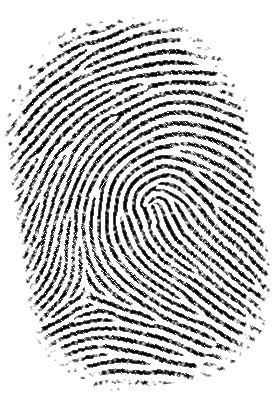
#> input picture Huellas_intruso/1.1.jpg, 275 x 400 px
$ python -i normalizacion.py   (imports and definitions only)   (older library calls are emulated)
#> lines starting #> are read from the running program, lines starting #| are printed output that depends on the picture
"""Normalizacion de huellas reutilizable para el proyecto IA_final.

Este archivo es la UNICA fuente de las funciones de preprocesamiento.
El procesamiento por lotes y el futuro reconocedor deben importarlas desde aqui.

Pipeline por defecto (identico al usado antes en normalizar_autorizadas.py):
    1) convertir a escala de grises uint8
    2) corregir polaridad cuando las esquinas son oscuras
    3) filtro de mediana 3x3 + CLAHE si perfil='suave'
    4) encajar la imagen sin deformar en lienzo blanco de 275x400

No se recorta ROI ni se modifica la orientacion intencionalmente.
No identifica personas ni contiene el modelo K-means.

Uso desde otro archivo:
    from normalizacion import normalizar_huella
    imagen = normalizar_huella('imagen.png')
    imagen_float = normalizar_huella('imagen.png', valores_01=True)

Dependencias: py -m pip install opencv-python numpy
"""

from __future__ import annotations

from pathlib import Path
from typing import Any

import cv2
import numpy as np

# CONFIGURACION COMPARTIDA: cambiar aqui si se decide otra configuracion.
PERFIL_PREDETERMINADO = "suave"  # "basico" o "suave"
ANCHO_PREDETERMINADO = 275
ALTO_PREDETERMINADO = 400


# [53 lines left out: functions convertir_a_gris_uint8, leer_gris, not called in this run]


def corregir_polaridad(img: np.ndarray) -> tuple[np.ndarray, bool]:
    """Deja las crestas oscuras sobre fondo claro, segun mediana de esquinas."""
    h, w = img.shape
    dy, dx = max(1, h // 12), max(1, w // 12)
    esquinas = np.concatenate((
        img[:dy, :dx].ravel(), img[:dy, -dx:].ravel(),
        img[-dy:, :dx].ravel(), img[-dy:, -dx:].ravel(),
    ))
    invertir = bool(np.median(esquinas) < 110)
    return (255 - img if invertir else img.copy()), invertir


def encajar_sin_deformar(img: np.ndarray, ancho: int, alto: int) -> np.ndarray:
    """Redimensiona preservando relacion de aspecto; rellena con blanco."""
    h, w = img.shape
    factor = min(ancho / w, alto / h)
    nuevo_w = max(1, round(w * factor))
    nuevo_h = max(1, round(h * factor))
    interpolacion = cv2.INTER_AREA if factor < 1 else cv2.INTER_LINEAR
    escalada = cv2.resize(img, (nuevo_w, nuevo_h), interpolation=interpolacion)
    salida = np.full((alto, ancho), 255, dtype=np.uint8)
    ox = (ancho - nuevo_w) // 2
    oy = (alto - nuevo_h) // 2
    salida[oy:oy+nuevo_h, ox:ox+nuevo_w] = escalada
    return salida


def normalizar(
    imagen_gris: np.ndarray,
    perfil: str = PERFIL_PREDETERMINADO,
    ancho: int = ANCHO_PREDETERMINADO,
    alto: int = ALTO_PREDETERMINADO,
) -> tuple[np.ndarray, dict[str, Any]]:
    """Aplica el MISMO pipeline que el normalizador de autorizadas anterior.

    Recibe escala de grises uint8; devuelve imagen uint8 y metricas.
    """
    if perfil not in ("basico", "suave"):
        raise ValueError("El perfil debe ser 'basico' o 'suave'")
    if ancho < 20 or alto < 20:
        raise ValueError("Ancho y alto deben ser al menos 20 pixeles")
    if imagen_gris.ndim != 2 or imagen_gris.dtype != np.uint8:
        raise ValueError("normalizar() necesita una imagen gris uint8")

    img, invertida = corregir_polaridad(imagen_gris)

    if perfil == "suave":
        img = cv2.medianBlur(img, 3)
        clahe = cv2.createCLAHE(clipLimit=1.4, tileGridSize=(8, 8))
        img = clahe.apply(img)

    # Se conserva la variabilidad en giro, traslado y recortes.
    img = encajar_sin_deformar(img, ancho, alto)
    metricas = {
        "polaridad_invertida": "si" if invertida else "no",
        "media_intensidad": round(float(img.mean()), 3),
        "desviacion_intensidad": round(float(img.std()), 3),
        "fraccion_pixeles_oscuros": round(float((img < 200).mean()), 5),
        "nitidez_laplaciano": round(float(cv2.Laplacian(img, cv2.CV_64F).var()), 3),
    }
    return img, metricas


# [50 lines left out: functions normalizar_huella_con_metricas, normalizar_huella, guardar_png, not called in this run]

>>> import cv2
>>> picture = cv2.imread('Huellas_intruso/1.1.jpg', cv2.IMREAD_GRAYSCALE)
#> picture is the input picture: shape (400, 275); min 0, max 255, mean 200.3
>>> result = normalizar(picture)
#> in corregir_polaridad, `esquinas = np.concatenate(( img[:dy, :dx].ravel(), img[:dy, -dx:].rave..`: esquinas = 2904 values from 255 to 255
#> in corregir_polaridad, `invertir = bool(np.median(esquinas) < 110)`: invertir = False
#> in normalizar, `img = cv2.medianBlur(img, 3)`:
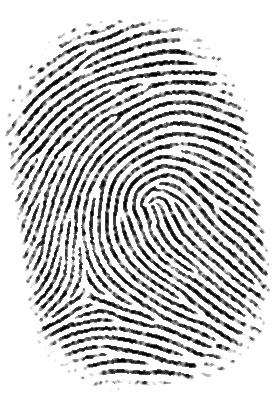
#> img: shape (400, 275); min 0, max 255, mean 203.2
#> in normalizar, `metricas = { "polaridad_invertida": "si" if invertida else "no", "medi..`: metricas = {'polaridad_invertida': 'no', 'media_intensidad': 206.1, 'desviacion_intensidad': 80.45, 'fraccion_pixeles_oscuros': 0.278, 'nitidez_laplaciano': 10536.8}

$ run again, on Huellas_intruso/1.2.jpg
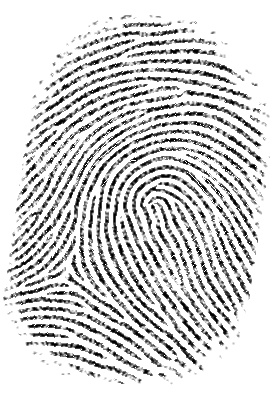
#> input picture Huellas_intruso/1.2.jpg, 275 x 400 px
#> picture is the input picture: shape (400, 275); min 0, max 255, mean 210.3
#> esquinas = 2904 values from 255 to 255
#> invertir = False
#> in normalizar, `img = cv2.medianBlur(img, 3)`:
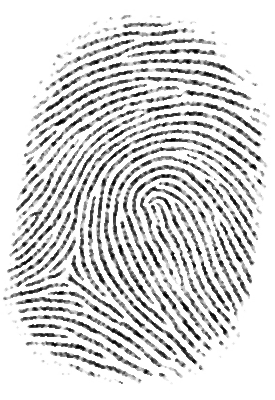
#> img: shape (400, 275); min 0, max 255, mean 214.4
#> metricas = {'polaridad_invertida': 'no', 'media_intensidad': 214.3, 'desviacion_intensidad': 70.25, 'fraccion_pixeles_oscuros': 0.255, 'nitidez_laplaciano': 9002}

$ run again, on Huellas_intruso/10.1.jpg
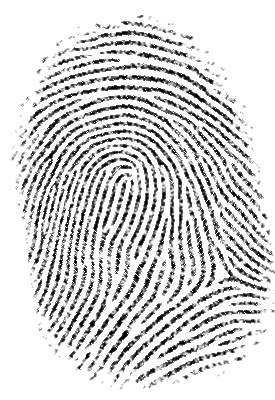
#> input picture Huellas_intruso/10.1.jpg, 275 x 400 px
#> picture is the input picture: shape (400, 275); min 0, max 255, mean 212.5
#> esquinas = 2904 values from 255 to 255
#> invertir = False
#> in normalizar, `img = cv2.medianBlur(img, 3)`:
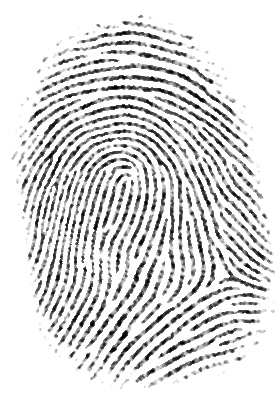
#> img: shape (400, 275); min 0, max 255, mean 216.7
#> metricas = {'polaridad_invertida': 'no', 'media_intensidad': 216.7, 'desviacion_intensidad': 68.47, 'fraccion_pixeles_oscuros': 0.241, 'nitidez_laplaciano': 8677.7}

$ run again, on Huellas_intruso/10.2.jpg
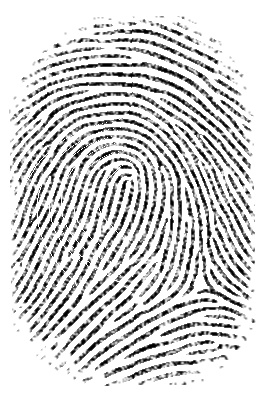
#> input picture Huellas_intruso/10.2.jpg, 275 x 400 px
#> picture is the input picture: shape (400, 275); min 0, max 255, mean 209.7
#> esquinas = 2904 values from 255 to 255
#> invertir = False
#> in normalizar, `img = cv2.medianBlur(img, 3)`:
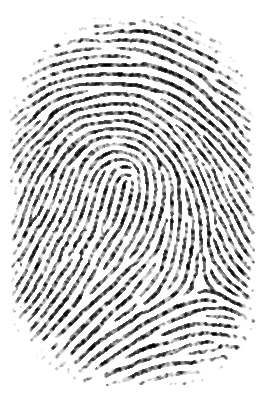
#> img: shape (400, 275); min 0, max 255, mean 213.7
#> metricas = {'polaridad_invertida': 'no', 'media_intensidad': 213.9, 'desviacion_intensidad': 70.33, 'fraccion_pixeles_oscuros': 0.259, 'nitidez_laplaciano': 8818.9}
